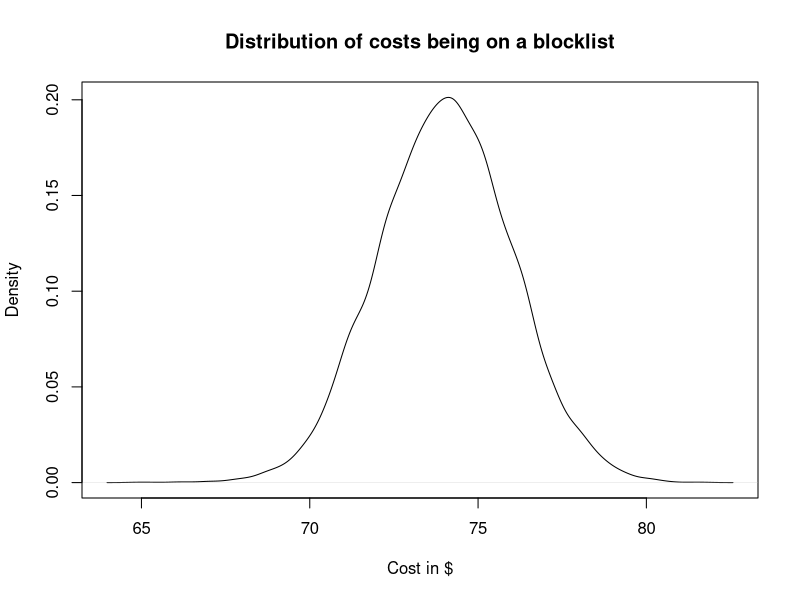
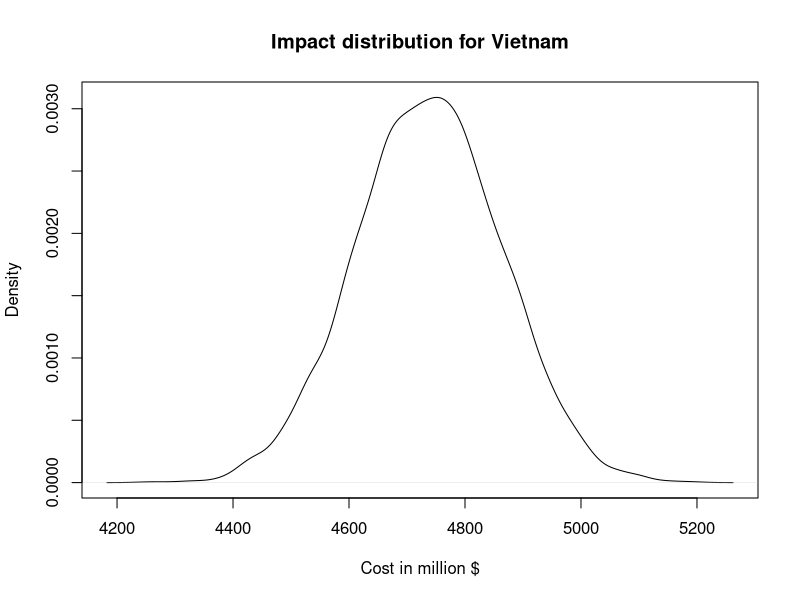

The R source for these figures, in order:
# Makes plot of the distribution of how much an gamut infection is going to cost the average person 
impactMean = 74
impactSd = 2
millionUsers = 64

impactPerson = density(rnorm(10000, mean=impactMean, sd=impactSd))
plot(impactPerson, type="l", ylab = "Density", xlab = "Cost in $", main="Distribution of costs being on a blocklist")

# Same plot, but now applied to the 64M internet users in vietnam
impactVN = density(rnorm(10000, mean=(impactMean * millionUsers), sd=(impactSd * millionUsers)))
plot(impactVN, type="l", ylab = "Density", xlab = "Cost in million $", main="Impact distribution for Vietnam")
